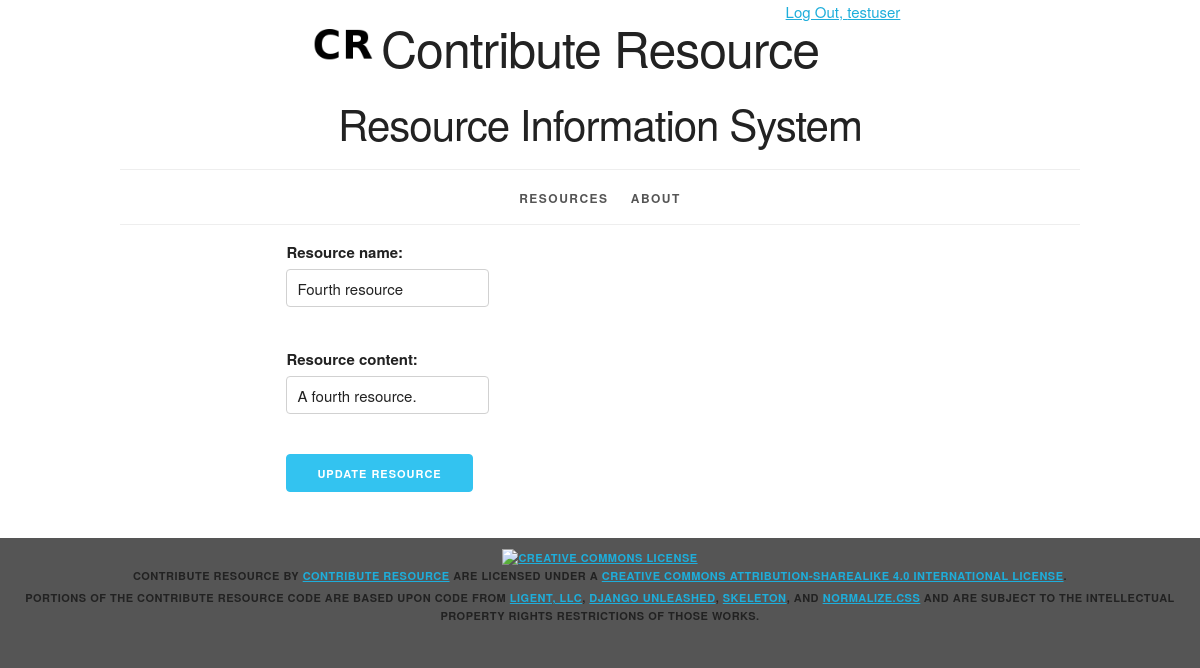
Screenshot of /resource/4/update/ (signed in) with the database file from the repository.
### resourceinfo/models.py (models this page shows, shortened)
class Resource(models.Model):
    resource_id = models.AutoField(primary_key=True)
    resource_name = models.CharField(max_length=255)
    resource_content = models.CharField(max_length=8000)
    def get_update_url(self):
        return reverse('resourceinfo_resource_update_urlpattern',
                       kwargs={'pk': self.resource_id}
                       )
    class Meta:
        ordering = ['resource_id']
        permissions = (
            ("view_resource", "Can view resource"),
        )

### resourceinfo/views.py (the view)
@require_authenticated_permission(
    'resourceinfo.change_resource')
class ResourceUpdate(UpdateView):
    form_class = ResourceForm
    model = Resource
    template_name = 'resourceinfo/resource_form_update.html'

### resourceinfo/forms.py (shortened to what this page needs)
class ResourceForm(forms.ModelForm):
    class Meta:
        model = Resource
        fields = '__all__'

### resourceinfo/templates/resourceinfo/resource_form_update.html (shortened to what this page needs)
{% extends 'resourceinfo/base.html' %}
{% block content %}
   <div class="row">
    <div class="offset-by-two eight columns">
    <form
        action="{{ resource.get_update_url }}"
        method="post">
        {{ form.as_p }}
        <button
                class="button-primary"
                type="submit">
                Update Resource</button>
    </form>
    </div>
  </div>
{% endblock %}

### resourceinfo/templates/resourceinfo/base.html (shortened to what this page needs)
{% load staticfiles %}
<!DOCTYPE html>
<html lang="en">
<head>
    <link rel="stylesheet" type="text/css"
          href="{% static 'resourceinfo/normalize.css' %}">
    <link rel="stylesheet" type="text/css"
          href="{% static 'resourceinfo/skeleton.css' %}">
    <link rel="stylesheet" type="text/css"
          href="{% static 'resourceinfo/style.css' %}">
</head>
<body>
<div class="container">
    <div class="status_row">
        <div class="offset-by-eight four columns">
            <ul class="inline">
                {% if user.is_authenticated %}
                <li><a href="{% url 'logout_urlpattern' %}">
                    Log Out, {{ user.get_username }}</a></li>
                {% else %}
                <li><a href="{% url 'login_urlpattern' %}">
                    Log In</a></li>
                {% endif %}
            </ul>
        </div>
    </div>
    <header class="row">
        <div class="offset-by-one ten columns">
            <h1 class="logo">Contribute Resource</h1>
            <h2>Resource Information System</h2>
        </div>
    </header>
    <nav>
        <ul>
            {% if perms.resourceinfo.view_resource %}
            <li>
                <a href="{% url 'resourceinfo_resource_list_urlpattern' %}">
                    Resources</a></li>
            {% endif %}
            <li>
                <a href="{% url 'about_urlpattern' %}">
                    About</a></li>
        </ul>
    </nav>
    <main>
        {% block content %}{% endblock %}
    </main>
</div>
<footer>
    <p>
        <a rel="license" href="http://creativecommons.org/licenses/by-sa/4.0/">
            <img alt="Creative Commons License" style="border-width:0"
                 src="https://i.creativecommons.org/l/by-sa/4.0/88x31.png"/>
        </a><br/><span property="dct:title">Contribute Resource</span>
        by
        <a href="http://breite22.pythonanywhere.com" property="cc:attributionName"
           rel="cc:attributionURL">Contribute Resource</a> are licensed under a
        <a rel="license" href="http://creativecommons.org/licenses/by-sa/4.0/">Creative Commons Attribution-ShareAlike
            4.0 International License</a>.
    </p>
    <p>Portions of the Contribute Resource code are based upon code from
	<a href="https://ligent.net">Ligent, LLC</a>,
        <a href="https://django-unleashed.com">Django Unleashed</a>,
        <a href="http://getskeleton.com/">Skeleton</a>, and
        <a href="https://necolas.github.io/normalize.css/">Normalize.css</a> and
        are subject to the intellectual property rights restrictions of those works.
    </p>
</footer>
</body>
</html>

### resourceinfo/static/resourceinfo/skeleton.css (style rules this page uses)
.container { position: relative; width: 100%; max-width: 960px; margin: 0 auto; padding: 0 20px; box-sizing: border-box; }
.column, .columns { width: 100%; float: left; box-sizing: border-box; }
@media (min-width: 400px) { .container { width: 85%; padding: 0; } }
@media (min-width: 550px) { .container { width: 80%; } }
@media (min-width: 550px) { .column, .columns { margin-left: 4%; } }
@media (min-width: 550px) { .column:first-child, .columns:first-child { margin-left: 0; } }
@media (min-width: 550px) { .four.columns { width: 30.6666666667%; } }
@media (min-width: 550px) { .eight.columns { width: 65.3333333333%; } }
@media (min-width: 550px) { .ten.columns { width: 82.6666666667%; } }
@media (min-width: 550px) { .offset-by-one.column, .offset-by-one.columns { margin-left: 8.66666666667%; } }
@media (min-width: 550px) { .offset-by-two.column, .offset-by-two.columns { margin-left: 17.3333333333%; } }
@media (min-width: 550px) { .offset-by-eight.column, .offset-by-eight.columns { margin-left: 69.3333333333%; } }
html { font-size: 62.5%; }
body { font-size: 1.5em; line-height: 1.6; font-weight: 400; font-family: "Raleway", "HelveticaNeue", "Helvetica Neue", Helvetica, Arial, sans-serif; color: #222; }
h1, h2, h3, h4, h5, h6 { margin-top: 0; margin-bottom: 2rem; font-weight: 300; }
h1 { font-size: 4.0rem; line-height: 1.2; letter-spacing: -.1rem; }
h2 { font-size: 3.6rem; line-height: 1.25; letter-spacing: -.1rem; }
@media (min-width: 550px) { h1 { font-size: 5.0rem; } }
@media (min-width: 550px) { h2 { font-size: 4.2rem; } }
p { margin-top: 0; }
a { color: #1EAEDB; }
.button, button, input[type="submit"], input[type="reset"], input[type="button"] { display: inline-block; height: 38px; padding: 0 30px; color: #555; text-align: center; font-size: 11px; font-weight: 600; line-height: 38px; letter-spacing: .1rem; text-transform: uppercase; text-decoration: none; white-space: nowrap; background-color: transparent; border-radius: 4px; border: 1px solid #bbb; cursor: pointer; box-sizing: border-box; }
.button.button-primary, button.button-primary, input[type="submit"].button-primary, input[type="reset"].button-primary, input[type="button"].button-primary { color: #FFF; background-color: #33C3F0; border-color: #33C3F0; }
input[type="email"], input[type="number"], input[type="search"], input[type="text"], input[type="tel"], input[type="url"], input[type="password"], textarea, select { height: 38px; padding: 6px 10px; background-color: #fff; border: 1px solid #D1D1D1; border-radius: 4px; box-shadow: none; box-sizing: border-box; }
input[type="email"], input[type="number"], input[type="search"], input[type="text"], input[type="tel"], input[type="url"], input[type="password"], textarea { -webkit-appearance: none; -moz-appearance: none; appearance: none; }
label, legend { display: block; margin-bottom: .5rem; font-weight: 600; }
ul { list-style: circle inside; }
ol, ul { padding-left: 0; margin-top: 0; }
li { margin-bottom: 1rem; }
button, .button { margin-bottom: 1rem; }
input, textarea, select, fieldset { margin-bottom: 1.5rem; }
pre, blockquote, dl, figure, table, p, ul, ol, form { margin-bottom: 2.5rem; }
.container:after, .row:after, .u-cf { content: ""; display: table; clear: both; }

### rows the page displays
Resource: resource_name "Fourth resource", resource_content "A fourth resource."

### other values shown
{{ user.get_username }} "testuser"
